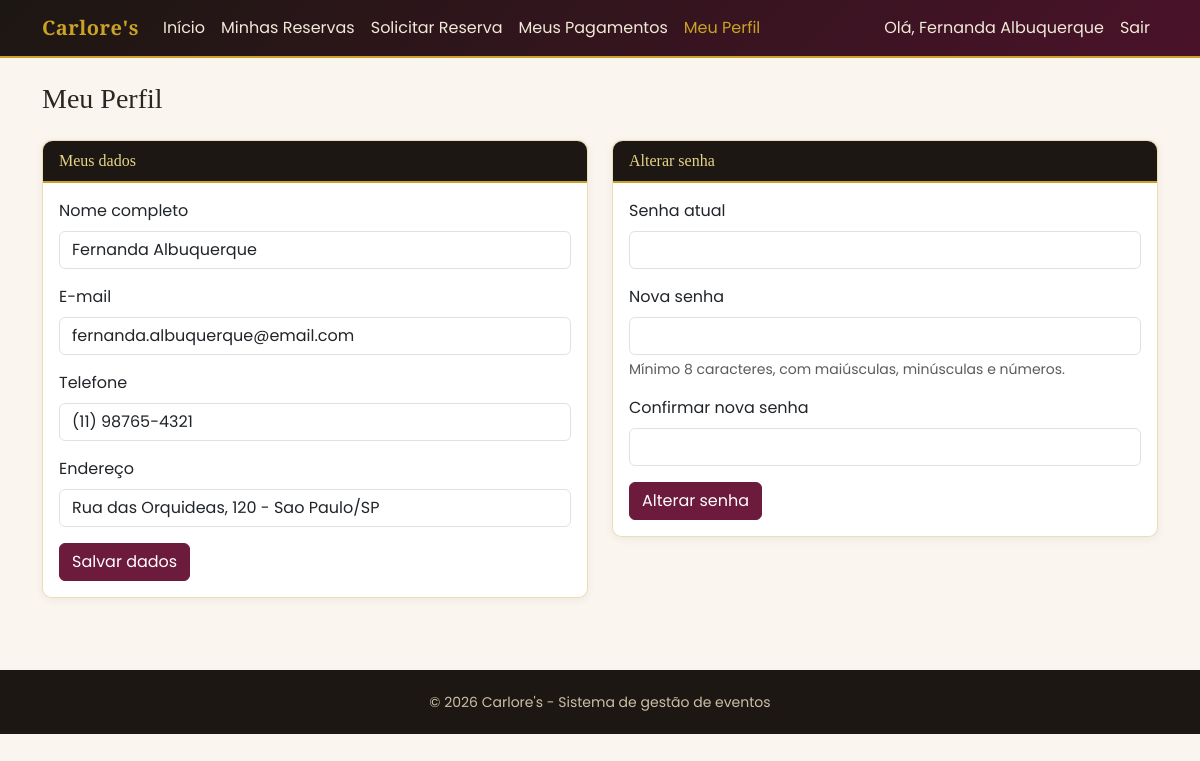
The page /cliente/perfil/editar.php (signed in) on the database its author committed.
### tables this page shows
CREATE TABLE clientes (
    id          INT UNSIGNED AUTO_INCREMENT PRIMARY KEY,
    usuario_id  INT UNSIGNED NOT NULL,
    telefone    VARCHAR(20) NOT NULL,
    cpf         CHAR(11) NOT NULL,
    endereco    VARCHAR(255) NOT NULL,
    created_at  DATETIME NOT NULL DEFAULT CURRENT_TIMESTAMP,
    CONSTRAINT fk_clientes_usuario FOREIGN KEY (usuario_id) REFERENCES usuarios(id)
        ON DELETE CASCADE ON UPDATE CASCADE,
    UNIQUE KEY uq_clientes_usuario (usuario_id),
    UNIQUE KEY uq_clientes_cpf (cpf)
);

CREATE TABLE usuarios (
    id          INT UNSIGNED AUTO_INCREMENT PRIMARY KEY,
    nome        VARCHAR(120) NOT NULL,
    email       VARCHAR(150) NOT NULL,
    senha_hash  VARCHAR(255) NOT NULL,
    tipo        ENUM('admin', 'cliente') NOT NULL DEFAULT 'cliente',
    ativo       TINYINT(1) NOT NULL DEFAULT 1,
    created_at  DATETIME NOT NULL DEFAULT CURRENT_TIMESTAMP,
    updated_at  DATETIME NOT NULL DEFAULT CURRENT_TIMESTAMP ON UPDATE CURRENT_TIMESTAMP,
    UNIQUE KEY uq_usuarios_email (email),
    INDEX idx_usuarios_tipo (tipo)
);

### public/cliente/perfil/editar.php (called while the page is built, shortened)
<?php
require_once __DIR__ . '/../../../config/bootstrap.php';
$usuarioId = (int)$_SESSION['usuario_id'];
$clienteId = (int)$_SESSION['cliente_id'];
$usuario = Usuario::buscarPorId($usuarioId);
$cliente = Cliente::buscarPorId($clienteId);
$dados = [
    'nome'     => $usuario['nome'],
    'email'    => $usuario['email'],
    'telefone' => $cliente['telefone'],
    'endereco' => $cliente['endereco'],
];
$erros = [];
$mostrarSenha = false;
require ROOT_PATH . '/views/cliente/perfil/editar.php';

### config/bootstrap.php (called while the page is built, shortened)
<?php
require_once ROOT_PATH . '/config/database.php';
require_once ROOT_PATH . '/helpers/format_helper.php';
spl_autoload_register(function (string $classe): void {
    foreach (['models', 'services'] as $pasta) {
        $caminho = ROOT_PATH . "/{$pasta}/{$classe}.php";
        if (is_file($caminho)) {
            return;
        }
    }
});

### config/database.php (called while the page is built, shortened)
<?php
class Database
{
    private static ?PDO $conexao = null;
    public static function conectar(): PDO
    {
        if (self::$conexao === null) {
            $dsn = 'mysql:host=' . self::HOST . ';dbname=' . self::DBNAME . ';charset=' . self::CHARSET;
            try {
                self::$conexao = new PDO($dsn, self::USUARIO, self::SENHA, [
                    PDO::ATTR_ERRMODE            => PDO::ERRMODE_EXCEPTION,
                    PDO::ATTR_EMULATE_PREPARES   => false,
                    PDO::ATTR_DEFAULT_FETCH_MODE => PDO::FETCH_ASSOC,
                ]);
            } catch (PDOException $e) {
                error_log('[Database] Falha na conexao: ' . $e->getMessage());
                http_response_code(500);
                die('Nao foi possivel conectar ao banco de dados. Verifique se o MySQL do XAMPP esta em execucao e se o banco "carlores" foi importado (veja o README.md).');
            }
        }
        return self::$conexao;
    }
}

### models/Usuario.php (called while the page is built, shortened)
<?php
class Usuario
{
    public static function buscarPorId(int $id): ?array
    {
        $stmt = Database::conectar()->prepare('SELECT * FROM usuarios WHERE id = :id');
        $stmt->execute([':id' => $id]);
        $usuario = $stmt->fetch();
        return $usuario ?: null;
    }
}

### models/Cliente.php (called while the page is built, shortened)
<?php
class Cliente
{
    public static function buscarPorId(int $id): ?array
    {
        $stmt = Database::conectar()->prepare(
            'SELECT c.*, u.nome, u.email, u.ativo, u.tipo
             FROM clientes c
             INNER JOIN usuarios u ON u.id = c.usuario_id
             WHERE c.id = :id'
        );
        $stmt->execute([':id' => $id]);
        $cliente = $stmt->fetch();
        return $cliente ?: null;
    }
}

### helpers/format_helper.php (called while the page is built, shortened)
<?php
function e(mixed $valor): string
{
    return htmlspecialchars((string)($valor ?? ''), ENT_QUOTES, 'UTF-8');
}
function telefoneFormatado(?string $telefone): string
{
    $digitos = preg_replace('/\D/', '', (string)$telefone);
    if (strlen($digitos) === 11) {
        return '(' . substr($digitos, 0, 2) . ') ' . substr($digitos, 2, 5) . '-' . substr($digitos, 7);
    }
    return (string)$telefone;
}

### views/cliente/perfil/editar.php (the view, shortened to what this page needs)
<?php require ROOT_PATH . '/views/partials/header_cliente.php'; ?>
<div class="row g-4">
    <div class="col-lg-6">
        <div class="card card-carlores">
            <div class="card-header">Meus dados</div>
            <div class="card-body">
                <form method="post" class="needs-validation" novalidate>
                    <div class="mb-3">
                        <label for="nome" class="form-label">Nome completo</label>
                        <input type="text" class="form-control <?= (!$mostrarSenha && isset($erros['nome'])) ? 'is-invalid' : '' ?>"
                               id="nome" name="nome" minlength="3" maxlength="120" value="<?= e($dados['nome']) ?>" required>
                    </div>
                    <div class="mb-3">
                        <label for="email" class="form-label">E-mail</label>
                        <input type="email" class="form-control <?= (!$mostrarSenha && isset($erros['email'])) ? 'is-invalid' : '' ?>"
                               id="email" name="email" maxlength="150" value="<?= e($dados['email']) ?>" required>
                    </div>
                    <div class="mb-3">
                        <label for="telefone" class="form-label">Telefone</label>
                        <input type="text" class="form-control <?= (!$mostrarSenha && isset($erros['telefone'])) ? 'is-invalid' : '' ?>"
                               id="telefone" name="telefone" data-mascara="telefone" maxlength="15"
                               value="<?= e(telefoneFormatado($dados['telefone'])) ?>" required>
                    </div>
                    <div class="mb-3">
                        <label for="endereco" class="form-label">Endereço</label>
                        <input type="text" class="form-control <?= (!$mostrarSenha && isset($erros['endereco'])) ? 'is-invalid' : '' ?>"
                               id="endereco" name="endereco" maxlength="255" value="<?= e($dados['endereco']) ?>" required>
                    </div>
                    <button type="submit" class="btn btn-carlores">Salvar dados</button>
                </form>
            </div>
        </div>
    </div>
    <div class="col-lg-6">
        <div class="card card-carlores">
            <div class="card-header">Alterar senha</div>
            <div class="card-body">
                <form method="post" class="needs-validation" novalidate>
                    <div class="mb-3">
                        <label for="senha_atual" class="form-label">Senha atual</label>
                        <input type="password" class="form-control <?= ($mostrarSenha && isset($erros['senha_atual'])) ? 'is-invalid' : '' ?>"
                               id="senha_atual" name="senha_atual" required>
                    </div>
                    <div class="mb-3">
                        <label for="nova_senha" class="form-label">Nova senha</label>
                        <input type="password" class="form-control <?= ($mostrarSenha && isset($erros['nova_senha'])) ? 'is-invalid' : '' ?>"
                               id="nova_senha" name="nova_senha" minlength="8" required>
                        <div class="form-text">Mínimo 8 caracteres, com maiúsculas, minúsculas e números.</div>
                    </div>
                    <div class="mb-3">
                        <label for="nova_senha_confirmacao" class="form-label">Confirmar nova senha</label>
                        <input type="password" class="form-control <?= ($mostrarSenha && isset($erros['nova_senha_confirmacao'])) ? 'is-invalid' : '' ?>"
                               id="nova_senha_confirmacao" name="nova_senha_confirmacao" minlength="8" required>
                    </div>
                    <button type="submit" class="btn btn-carlores">Alterar senha</button>
                </form>
            </div>
        </div>
    </div>
</div>
<?php require ROOT_PATH . '/views/partials/footer_cliente.php'; ?>

### public/assets/css/theme.css (style rules this page uses)
:root { --carlores-preto: #1c1712; --carlores-vinho: #6d1b3c; --carlores-vinho-escuro: #4a1229; --carlores-dourado: #c9a227; --carlores-dourado-claro: #e8d38a; --carlores-creme: #faf6ef; --carlores-texto: #2b2620; }
body { background-color: var(--carlores-creme); color: var(--carlores-texto); font-family: 'Poppins', 'Segoe UI', sans-serif; }
.btn-carlores { background-color: var(--carlores-vinho); border-color: var(--carlores-vinho); color: #fff; }
.card-carlores { border: 1px solid rgba(201, 162, 39, 0.35); border-radius: 0.6rem; box-shadow: 0 2px 10px rgba(0,0,0,0.06); }
.card-carlores .card-header { background-color: var(--carlores-preto); color: var(--carlores-dourado-claro); border-bottom: 2px solid var(--carlores-dourado); font-family: 'Playfair Display', serif; border-radius: 0.6rem 0.6rem 0 0 !important; }

### rows shown on the page
clientes: nome "Fernanda Albuquerque", email "fernanda.albuquerque@email.com", telefone "(11) 98765-4321", endereco "Rua das Orquideas, 120 - Sao Paulo/SP"

### other values the page prints
APP_NOME "Carlore's"
$rotulo "Início"
$rotulo "Minhas Reservas"
$rotulo "Solicitar Reserva"
$rotulo "Meus Pagamentos"
$rotulo "Meu Perfil"
$usuario['nome'] "Fernanda Albuquerque"
$tituloPagina "Meu Perfil"
